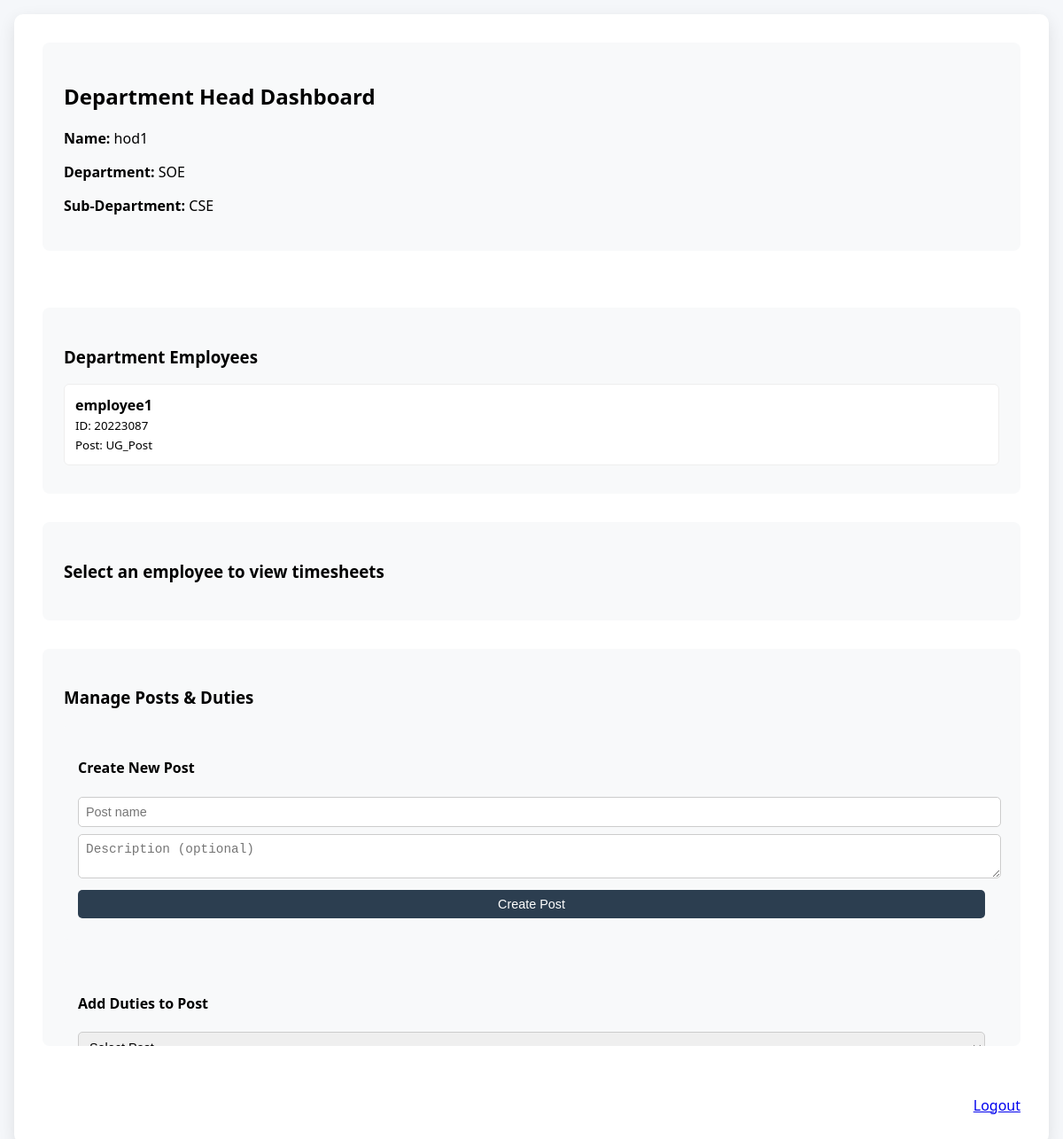
/department-head/dashboard/ (signed in), run on the app's committed database.
### tracker/models.py (models this page shows, shortened)
class DepartmentHead(models.Model):
    user = models.OneToOneField(User, on_delete=models.CASCADE, null=True)
    employee_id = models.CharField(max_length=20, unique=True)
    department = models.CharField(max_length=100, default="Unknown")
    sub_department = models.CharField(max_length=100, blank=True, null=True)

class User(AbstractUser):
    is_admin = models.BooleanField(default=False)
    employee_id = models.CharField(max_length=20, unique=True, blank=True, null=True)

class Employee(models.Model):
    user = models.OneToOneField(User, on_delete=models.CASCADE, null=True)
    employee_id = models.CharField(max_length=20, unique=True)
    department = models.CharField(max_length=100, default="Unknown")
    sub_department = models.CharField(max_length=100, blank=True, null=True)
    allocated_post = models.ForeignKey(AllocatedPost, on_delete=models.SET_NULL, null=True, blank=True)

class AllocatedPost(models.Model):
    department = models.CharField(max_length=100)
    sub_department = models.CharField(max_length=100, blank=True, null=True)
    post_name = models.CharField(max_length=100)
    description = models.TextField(blank=True, null=True)
    created_by = models.ForeignKey(DepartmentHead, on_delete=models.SET_NULL, null=True)
    created_at = models.DateTimeField(auto_now_add=True)
    class Meta:
        unique_together = ('department', 'sub_department', 'post_name')
        ordering = ['post_name']

### tracker/views.py (the view, shortened to what this page needs)
# urls.py: path('department-head/dashboard/', views.department_head_dashboard, name='department_head_dashboard'),
@csrf_exempt
def department_head_dashboard(request):
    try:
        dept_head = DepartmentHead.objects.get(user=request.user)
    except DepartmentHead.DoesNotExist:
        return redirect('department_head_signin')
    selected_employee = None
    employee_timesheets = []
    department_employees = Employee.objects.filter(department=dept_head.department)
    employee_id = request.GET.get('employee_id')
    if employee_id:
        try:
            selected_employee = Employee.objects.get(employee_id=employee_id, department=dept_head.department)
            employee_timesheets = Timesheet.objects.filter(employee=selected_employee).order_by('-submitted_at')
        except Employee.DoesNotExist:
            pass
    department_posts = AllocatedPost.objects.filter(department=dept_head.department)
    if dept_head.sub_department:
        department_posts = department_posts.filter(sub_department=dept_head.sub_department)
    pending_timesheets = Timesheet.objects.filter(
        department=dept_head.department,
        status__in=['Open', 'Submitted', 'Rework']
    )
    approved_timesheets = Timesheet.objects.filter(
        department=dept_head.department,
        status='Approved'
    )
    return render(request, 'department_head_dashboard.html', {
        'department_employees': department_employees,
        'selected_employee': selected_employee,
        'employee_timesheets': employee_timesheets,
        'pending_timesheets': pending_timesheets,
        'approved_timesheets': approved_timesheets,
        'department': dept_head.department,
        'sub_department': dept_head.sub_department,
        'employee_name': dept_head.user.username,
        'dept_head': dept_head,
        'department_posts': department_posts,
    })

### tracker/templates/department_head_dashboard.html (shortened to what this page needs)
<!DOCTYPE html>
<html lang="en">
<head>
</head>
<body>
  <div class="container">
    <div class="header-info">
      <h2>Department Head Dashboard</h2>
      <p><strong>Name:</strong> {{ dept_head.user.username }}</p>
      <p><strong>Department:</strong> {{ department }}</p>
      <p><strong>Sub-Department:</strong> {{ sub_department }}</p>
    </div>
    <div class="panel">
      <h3>Department Employees</h3>
      {% for emp in department_employees %}
      <div class="employee-item {% if selected_employee and selected_employee.id == emp.id %}active{% endif %}"
           onclick="window.location='?employee_id={{ emp.employee_id }}'">
        <strong>{{ emp.user.username }}</strong>
        <div>
          <small>ID: {{ emp.employee_id }}</small><br>
          <small>Post: {{ emp.allocated_post.post_name|default:"Not assigned" }}</small>
        </div>
      </div>
      {% empty %}
      <p>No employees in your department</p>
      {% endfor %}
    </div>
    <div class="panel">
      {% if selected_employee %}
      <div style="display: flex; justify-content: space-between; align-items: center; margin-bottom: 1rem;">
        <h3>Timesheets for {{ selected_employee.user.username }}</h3>
        <div>
          <form method="post" style="display: flex; gap: 0.5rem;">
            {% csrf_token %}
            <input type="hidden" name="employee_id" value="{{ selected_employee.employee_id }}">
            <select name="allocated_post" style="flex-grow: 1;">
              {% for post in department_posts %}
                <option value="{{ post.id }}" {% if selected_employee.allocated_post.id == post.id %}selected{% endif %}>
                  {{ post.post_name }}
                </option>
              {% endfor %}
            </select>
            <button type="submit">Update Post</button>
          </form>
        </div>
      </div>
      {% if employee_timesheets %}
        {% for ts in employee_timesheets %}
        <div class="timesheet-card">
          <div class="timesheet-header">
            <strong>{{ ts.date }}</strong>
            <span class="status {{ ts.status|lower }}">{{ ts.status }}</span>
          </div>
          <div class="timesheet-details">
            {% for entry in ts.entries.all %}
            <div class="duty-entry">
              <span>{{ entry.duty.duty_name }}</span>
              <span>{{ entry.hours }} hours</span>
            </div>
            {% endfor %}
            {% if ts.department_head_remark %}
            <div style="margin-top: 0.5rem; font-size: 0.9rem;">
              <strong>Your Remark:</strong> {{ ts.department_head_remark }}
            </div>
            {% endif %}
          </div>
          <form method="post" class="action-form">
            {% csrf_token %}
            <input type="hidden" name="ts_id" value="{{ ts.id }}">
            <select name="action" required>
              <option value="">Select Action</option>
              <option value="Approved" {% if ts.status == "Approved" %}selected{% endif %}>Approve</option>
              <option value="Rejected" {% if ts.status == "Rejected" %}selected{% endif %}>Reject</option>
              <option value="Rework" {% if ts.status == "Rework" %}selected{% endif %}>Request Rework</option>
            </select>
            <textarea name="department_head_remark" placeholder="Add remark (required for Rejected/Rework)">{{ ts.department_head_remark|default_if_none:'' }}</textarea>
            <button type="submit">Update Status</button>
          </form>
        </div>
        {% endfor %}
      {% else %}
        <p>No timesheets found for this employee.</p>
      {% endif %}
      {% else %}
        <h3>Select an employee to view timesheets</h3>
      {% endif %}
    </div>
    <div class="panel">
      <h3>Manage Posts & Duties</h3>
      <div class="form-section">
        <h4>Create New Post</h4>
        <form method="post">
          <input type="text" name="new_post_name" placeholder="Post name" required>
          <textarea name="new_post_description" placeholder="Description (optional)"></textarea>
          <button type="submit">Create Post</button>
        </form>
      </div>
      <div class="form-section">
        <h4>Add Duties to Post</h4>
        <form method="post">
          <select name="new_duty_post" required>
            <option value="">Select Post</option>
          </select>
        </form>
      </div>
    </div>
    <div class="logout-link">
      <a href="{% url 'logout' %}">Logout</a>
    </div>
  </div>
</body>
</html>

### tracker/templates/department_head_dashboard.html (style rules this page uses)
body { margin: 0; padding: 1rem; font-family: 'Segoe UI', Tahoma, Geneva, Verdana, sans-serif; background-color: #f5f7fa; }
.container { max-width: 1400px; margin: 0 auto; background-color: #ffffff; padding: 2rem; border-radius: 10px; box-shadow: 0 6px 18px rgba(0,0,0,0.1); display: grid; grid-template-columns: 300px 1fr 300px; gap: 2rem; }
.panel { background-color: #f8f9fa; padding: 1.5rem; border-radius: 8px; height: calc(100vh - 200px); overflow-y: auto; }
.header-info { background-color: #f8f9fa; padding: 1.5rem; border-radius: 8px; margin-bottom: 2rem; grid-column: 1 / -1; }
.employee-item { padding: 0.75rem; margin-bottom: 0.5rem; background-color: #fff; border-radius: 6px; border: 1px solid #eee; cursor: pointer; transition: all 0.2s ease; }
.form-section { margin-bottom: 1.5rem; padding: 1rem; background: #f8f9fa; border-radius: 5px; }
select, input[type="text"], textarea, button { padding: 0.5rem; font-size: 0.9rem; border-radius: 5px; border: 1px solid #ccc; width: 100%; margin-bottom: 0.5rem; }
button { background-color: #2c3e50; color: #fff; border: none; cursor: pointer; transition: background-color 0.2s; }
.logout-link { margin-top: 1.5rem; text-align: right; grid-column: 1 / -1; }
@media (max-width: 1200px) { .container { grid-template-columns: 1fr; } }
@media (max-width: 1200px) { .panel { height: auto; max-height: 400px; } }

### data on the page
DepartmentHead: user.username "hod1", department "SOE", sub_department "CSE"
Employee: user.username "employee1", employee_id "20223087", allocated_post.post_name "UG_Post"
